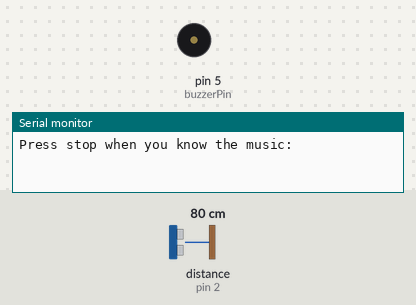
The sketch below on a simulated Arduino Uno, built with avr-gcc and run on an emulated ATmega328P. On the bench: buzzer (waves = sounding), the last lines printed to the serial monitor. Wiring (inferred from the names in the program): range finder with pulse-width output: data pin 2. Inputs (shaded band) come from the test bench; at power-on: distance to the obstacle (sensor on pin 2) 80 cm.

Above: at 0.1 s.
At 6.5 s:
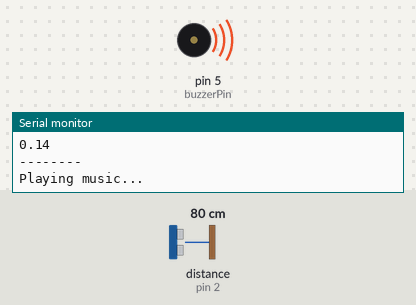
Timing chart, 0 to 10.9 s (numbered marks = the images above):
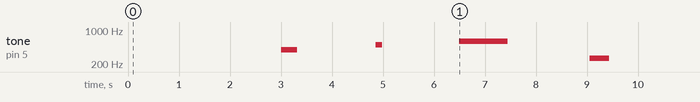

The sketch:

lab7.5.ino
```cpp
// C++
//Name: Jessica Nayara Pereira
//Date: Mar 21, 2023

//*************************************************
//* Public Constants
//*************************************************/
#define NOTE_B0  31
#define NOTE_C1  33
#define NOTE_CS1 35
#define NOTE_D1  37
#define NOTE_DS1 39
#define NOTE_E1  41
#define NOTE_F1  44
#define NOTE_FS1 46
#define NOTE_G1  49
#define NOTE_GS1 52
#define NOTE_A1  55
#define NOTE_AS1 58
#define NOTE_B1  62
#define NOTE_C2  65
#define NOTE_CS2 69
#define NOTE_D2  73
#define NOTE_DS2 78
#define NOTE_E2  82
#define NOTE_F2  87
#define NOTE_FS2 93
#define NOTE_G2  98
#define NOTE_GS2 104
#define NOTE_A2  110
#define NOTE_AS2 117
#define NOTE_B2  123
#define NOTE_C3  131
#define NOTE_CS3 139
#define NOTE_D3  147
#define NOTE_DS3 156
#define NOTE_E3  165
#define NOTE_F3  175
#define NOTE_FS3 185
#define NOTE_G3  196
#define NOTE_GS3 208
#define NOTE_A3  220
#define NOTE_AS3 233
#define NOTE_B3  247
#define NOTE_C4  262
#define NOTE_CS4 277
#define NOTE_D4  294
#define NOTE_DS4 311
#define NOTE_E4  330
#define NOTE_F4  349
#define NOTE_FS4 370
#define NOTE_G4  392
#define NOTE_GS4 415
#define NOTE_A4  440
#define NOTE_AS4 466
#define NOTE_B4  494
#define NOTE_C5  523
#define NOTE_CS5 554
#define NOTE_D5  587
#define NOTE_DS5 622
#define NOTE_E5  659
#define NOTE_F5  698
#define NOTE_FS5 740
#define NOTE_G5  784
#define NOTE_GS5 831
#define NOTE_A5  880
#define NOTE_AS5 932
#define NOTE_B5  988
#define NOTE_C6  1047
#define NOTE_CS6 1109
#define NOTE_D6  1175
#define NOTE_DS6 1245
#define NOTE_E6  1319
#define NOTE_F6  1397
#define NOTE_FS6 1480
#define NOTE_G6  1568
#define NOTE_GS6 1661
#define NOTE_A6  1760
#define NOTE_AS6 1865
#define NOTE_B6  1976
#define NOTE_C7  2093
#define NOTE_CS7 2217
#define NOTE_D7  2349
#define NOTE_DS7 2489
#define NOTE_E7  2637
#define NOTE_F7  2794
#define NOTE_FS7 2960
#define NOTE_G7  3136
#define NOTE_GS7 3322
#define NOTE_A7  3520
#define NOTE_AS7 3729
#define NOTE_B7  3951
#define NOTE_C8  4186
#define NOTE_CS8 4435
#define NOTE_D8  4699
#define NOTE_DS8 4978
#define REST      0


int melody[5][50] = {

  // Pink Panther theme
  {
    REST,2, REST,4, REST,8, NOTE_DS4,8,
    NOTE_E4,-4, REST,8, NOTE_FS4,8, NOTE_G4,-4, REST,8, NOTE_DS4,8,
    NOTE_E4,-8, NOTE_FS4,8,  NOTE_G4,-8, NOTE_C5,8, NOTE_B4,-8, NOTE_E4,8, NOTE_G4,-8, NOTE_B4,8,
    NOTE_AS4,2, NOTE_A4,-16, NOTE_G4,-16, NOTE_E4,-16, NOTE_D4,-16,
    NOTE_E4,2
  },
  {

    // Game of Thrones

    NOTE_G4,8, NOTE_C4,8, NOTE_DS4,16, NOTE_F4,16, NOTE_G4,8, NOTE_C4,8, NOTE_DS4,16, NOTE_F4,16, //1
    NOTE_G4,8, NOTE_C4,8, NOTE_DS4,16, NOTE_F4,16, NOTE_G4,8, NOTE_C4,8, NOTE_DS4,16, NOTE_F4,16,
    NOTE_G4,8, NOTE_C4,8, NOTE_E4,16, NOTE_F4,16, NOTE_G4,8, NOTE_C4,8, NOTE_E4,16, NOTE_F4,16,
    NOTE_G4,8
  },
  {

    // Pacman

    NOTE_B4, 16, NOTE_B5, 16, NOTE_FS5, 16, NOTE_DS5, 16, //1
    NOTE_B5, 32, NOTE_FS5, -16, NOTE_DS5, 8, NOTE_C5, 16,
    NOTE_C6, 16, NOTE_G6, 16, NOTE_E6, 16, NOTE_C6, 32, NOTE_G6, -16, NOTE_E6, 8,

    NOTE_B4, 16,  NOTE_B5, 16,  NOTE_FS5, 16,   NOTE_DS5, 16,  NOTE_B5, 32,  //2
    NOTE_FS5, -16, NOTE_DS5, 8,  NOTE_DS5, 32, NOTE_E5, 32,  NOTE_F5, 32,
    NOTE_F5, 32
  },
  {

    // Jigglypuff's Song

    NOTE_D5,-4, NOTE_A5,8, NOTE_FS5,8, NOTE_D5,8,
    NOTE_E5,-4, NOTE_FS5,8, NOTE_G5,4,
    NOTE_FS5,-4, NOTE_E5,8, NOTE_FS5,4,
    NOTE_D5,-2,
    NOTE_D5,-4, NOTE_A5,8, NOTE_FS5,8, NOTE_D5,8,
    NOTE_E5,-4, NOTE_FS5,8, NOTE_G5,4,
    NOTE_FS5,-1,
    NOTE_D5,-4, NOTE_A5,8, NOTE_FS5,8, NOTE_D5,8,
    NOTE_E5,-4, NOTE_FS5,8

  },
  {

    // Happy Birthday

    NOTE_C4,4, NOTE_C4,8,
    NOTE_D4,-4, NOTE_C4,-4, NOTE_F4,-4,
    NOTE_E4,-2, NOTE_C4,4, NOTE_C4,8,
    NOTE_D4,-4, NOTE_C4,-4, NOTE_G4,-4,
    NOTE_F4,-2, NOTE_C4,4, NOTE_C4,8,

    NOTE_C5,-4, NOTE_A4,-4, NOTE_F4,-4,
    NOTE_E4,-4, NOTE_D4,-4, NOTE_AS4,4, NOTE_AS4,8,
    NOTE_A4,-4, NOTE_F4,-4, NOTE_G4,-4,
    NOTE_F4,-2,

  }
};

int timeDurations[5] = {120,85,105, 85 ,140};

// circuit pins
#define redPin 12
#define greenPin 10
#define bluePin 11

#define buzzerPin 5
#define btnPin 2

// music speed
int time;

// music reference number
int stopMusic;


// time variables
double startTime,endTime, guessTime, totalTime, runCronometer;

void setup() {

  // pins setup
  pinMode(buzzerPin, OUTPUT);

  attachInterrupt(digitalPinToInterrupt(btnPin), btn, RISING);
  Serial.begin(9600);
}


void loop() {

  // start program
  runMenu();

}


// menu choices
void runMenu() {

  Serial.println("Press stop when you know the music:");

  for (int i = 0; i<5;i++){
    // quick delay to start music
    delay(500);

    // get time music speed
	time = timeDurations[i];

    Serial.println("Playing music...");

    // play music while btn isn't pressed
    stopMusic = 0;
    while (stopMusic ==0){
    	playMusic(i);
    }

    // partial time score
    Serial.println("STOP!");
    Serial.println("Time to guess: ");
    Serial.print(guessTime);
    Serial.println("");
    Serial.println("--------");

    delay(1000);
  }

  // final time score
  Serial.println("FINISH!");
  Serial.println("Total time: ");
  Serial.print(totalTime);
  Serial.println("");
  Serial.println("--------");

  // infinite loop to prevent running again
  while (stopMusic == 9){
	delay(5000);

  }
}

// play song
void playMusic(int numberMusic) {

  // sizeof gives the number of bytes, each int value is composed of two bytes (16 bits)
  // there are two values per note (pitch and duration), so for each note there are four bytes
  int notes = sizeof(melody[numberMusic]) / sizeof(melody[numberMusic][0]) / 2;

  // this calculates the duration of a whole note in ms
  int wholenote = (60000 * 4) / time;
  int divider = 0, noteDuration = 0;

  // start cronometer
  // run once in a loop

  if (runCronometer == 0){
    startTime = millis();
    runCronometer = 9;
  }


  // iterate over the notes of the melody.
  // Remember, the array is twice the number of notes (notes + durations)
  for (int thisNote = 0; thisNote < notes * 2; thisNote = thisNote + 2) {

    // calculates the duration of each note
    divider = melody[numberMusic][thisNote + 1];
    if (divider > 0) {
      // regular note, just proceed
      noteDuration = (wholenote) / divider;
    } else if (divider < 0) {
      // dotted notes are represented with negative durations!!
      noteDuration = (wholenote) / abs(divider);
      noteDuration *= 1.5; // increases the duration in half for dotted notes
    }

    // we only play the note for 90% of the duration, leaving 10% as a pause
    tone(buzzerPin, melody[numberMusic][thisNote], noteDuration * 0.9);

    // Wait for the specief duration before playing the next note.
    delay(noteDuration);

    // stop the waveform generation before the next note.
    noTone(buzzerPin);

    // check if stop btn pressed
    if(stopMusic == 9) {
      // stop clock
      endTime = millis();
      //get time
      guessTime = (endTime - startTime)/1000;
      totalTime += guessTime;
      // go to last note (stop music)
      thisNote = (notes * 2)-2;
      // allow next music to play
      runCronometer = 0;
    }
  }
}

// button click
void btn () {

  // stop music
  stopMusic = 9;

}
```

Measured:
- by itself, tone on pin 5 (buzzerPin): plays 392 Hz for 0.32 s, 494 Hz for 0.13 s, 587 Hz for 0.95 s, 262 Hz for 0.39 s
